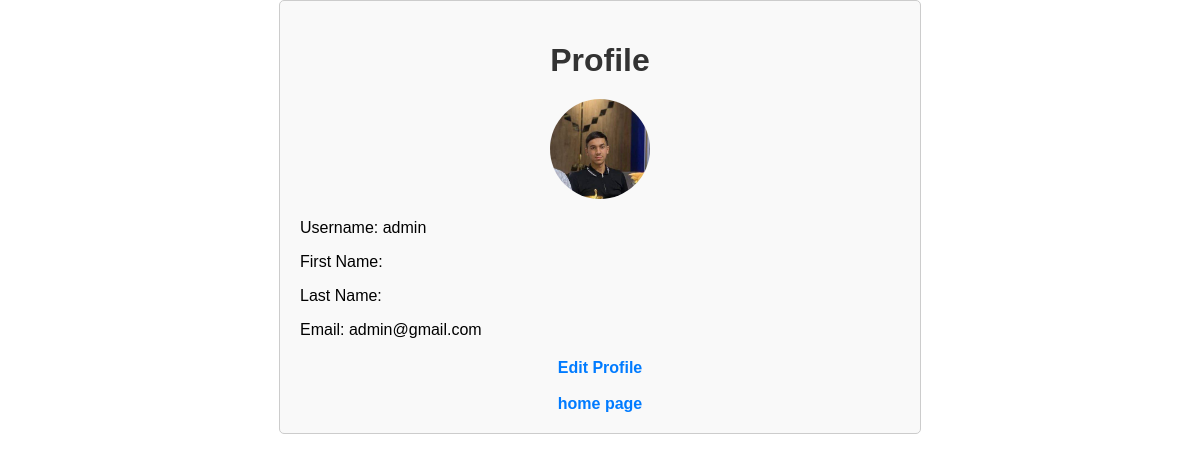
The page /users/profile/ (signed in) on the database its author committed.
### users/models.py (models this page shows, shortened)
class Users(AbstractUser):
    image = models.ImageField(
        upload_to='user_image/',
        blank=True, null=True,
        default='default_img/default.png'
    )
    class Meta:
        db_table = 'users'

### users/views.py (the view)
# urls.py: path('profile/', ProfileView.as_view(), name='profile'),
class ProfileView(View):
    def get(self, request):
        return render(request, 'profile.html')

### users/templates/profile.html (shortened to what this page needs)
{% extends 'base.html' %}
{% block content %}
    <div class="profile-container">
        <h1>Profile</h1>
        <img src="{{ user.image.url }}" alt="user-img" width="100px">
        <div class="wrap">
            <p>Username: {{ user.username }}</p>
            <p>First Name: {{ user.first_name }}</p>
            <p>Last Name: {{ user.last_name }}</p>
            <p>Email: {{ user.email }}</p>
        </div>
        <a href="{% url 'users:profile-edit' %}">Edit Profile</a><br>
        <a href="{% url 'blogs:home' %}">home page</a>
    </div>
{% endblock content %}

### static/base.css (style rules this page uses)
body { font-family: Arial, sans-serif; margin: 0; padding: 0; }
h1 { color: #333; }
a { color: #007bff; text-decoration: none; }

### users/templates/profile.html (style rules this page uses)
.profile-container { max-width: 600px; margin: 0 auto; padding: 20px; border: 1px solid #ccc; border-radius: 5px; background-color: #f9f9f9; font-family: Arial, sans-serif; }
.profile-container h1 { text-align: center; margin-bottom: 20px; }
.profile-container img { display: block; margin: 0 auto; border-radius: 50%; margin-bottom: 20px; }
.wrap { margin-bottom: 20px; }
.wrap p { margin-bottom: 10px; }
.profile-container a { display: block; text-align: center; color: #007bff; text-decoration: none; font-weight: bold; }

### rows shown on the page
Users: image (picture), username "admin", email "admin@gmail.com"
